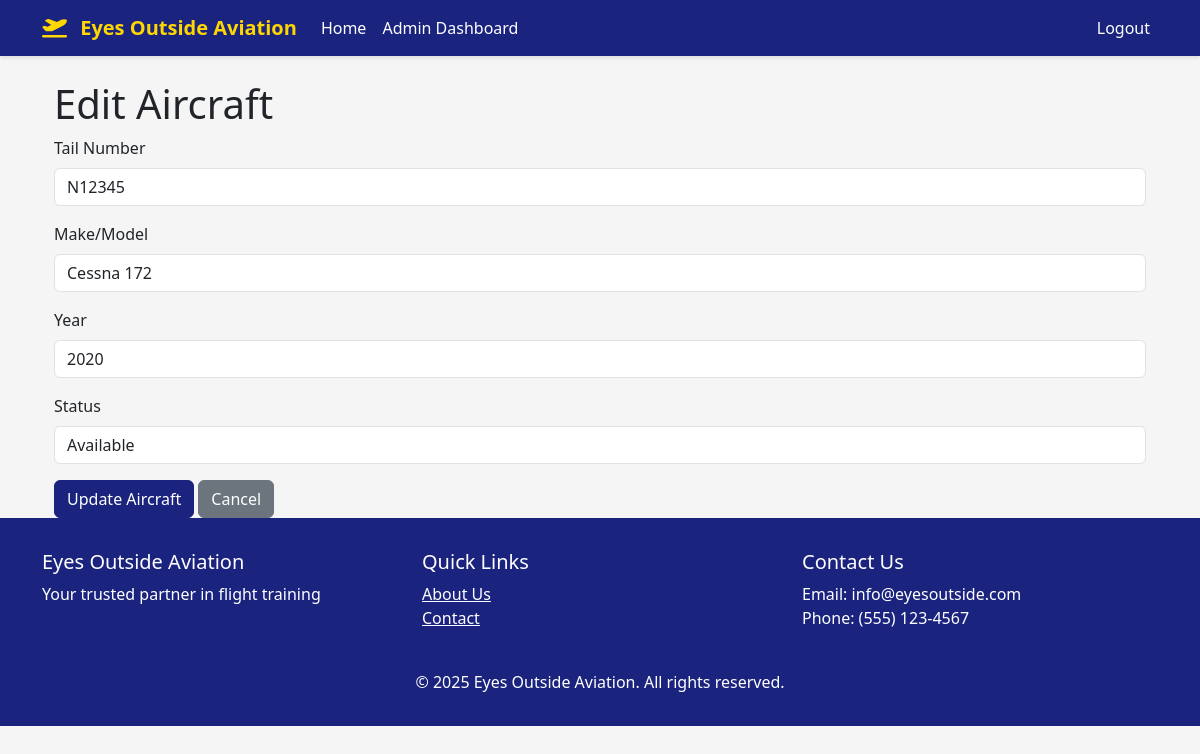
Before: /admin/aircraft/1/edit (signed in) with the older database file.
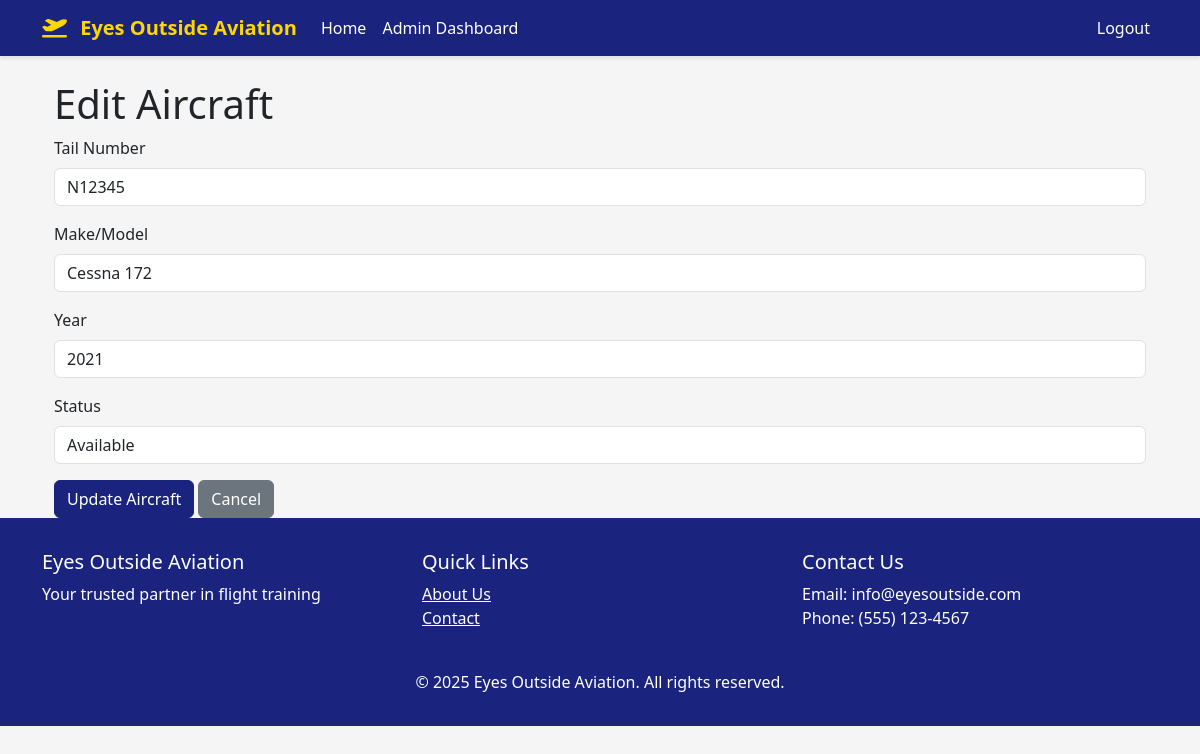
After: the same page with the newer database file.
### app/models.py (models this page shows, shortened)
class Aircraft(db.Model):
    id = db.Column(db.Integer, primary_key=True)
    tail_number = db.Column(db.String(10), unique=True, nullable=False)
    make_model = db.Column(db.String(100), nullable=False)
    year = db.Column(db.Integer)
    status = db.Column(db.String(20), default='available')  # available, maintenance, retired
    created_at = db.Column(db.DateTime, default=datetime.utcnow)
    bookings = db.relationship('Booking', backref='aircraft', lazy='dynamic')

### app/routes/admin.py (the view, shortened to what this page needs)
@bp.route('/aircraft/<int:aircraft_id>/edit', methods=['GET', 'POST'])
@login_required
@admin_required
def edit_aircraft(aircraft_id):
    aircraft = Aircraft.query.get_or_404(aircraft_id)
    return render_template('admin/edit_aircraft.html', aircraft=aircraft)

### app/__init__.py (called while the page is built)
def create_app(config_class=Config):
    app = Flask(__name__)
    app.config.from_object(config_class)
    db.init_app(app)
    login_manager.init_app(app)
    mail.init_app(app)
    migrate.init_app(app, db)
    login_manager.login_view = 'auth.login'
    login_manager.login_message = 'Please log in to access this page.'
    from app.routes import auth, admin, booking, main
    app.register_blueprint(auth.bp, url_prefix='/auth')
    app.register_blueprint(admin.bp, url_prefix='/admin')
    app.register_blueprint(booking.bp, url_prefix='/booking')
    app.register_blueprint(main.bp)
    @app.context_processor
    def utility_processor():
        return {'now': datetime.now()}
    with app.app_context():
        db.create_all()
        db.session.commit()
    return app

@login_manager.user_loader
def load_user(id):
    return User.query.get(int(id))

### app/templates/admin/edit_aircraft.html (shortened to what this page needs)
{% extends "base.html" %}
{% block content %}
<div class="container mt-4">
    <h1>Edit Aircraft</h1>
    <form method="POST">
        <div class="mb-3">
            <label for="tail_number" class="form-label">Tail Number</label>
            <input type="text" class="form-control" id="tail_number" name="tail_number" value="{{ aircraft.tail_number }}" required>
        </div>
        <div class="mb-3">
            <label for="make_model" class="form-label">Make/Model</label>
            <input type="text" class="form-control" id="make_model" name="make_model" value="{{ aircraft.make_model }}" required>
        </div>
        <div class="mb-3">
            <label for="year" class="form-label">Year</label>
            <input type="number" class="form-control" id="year" name="year" value="{{ aircraft.year }}" required>
        </div>
        <div class="mb-3">
            <label for="status" class="form-label">Status</label>
            <select class="form-control" id="status" name="status">
                <option value="available" {% if aircraft.status == 'available' %}selected{% endif %}>Available</option>
            </select>
        </div>
        <button type="submit" class="btn btn-primary">Update Aircraft</button>
        <a href="{{ url_for('admin.manage_aircraft') }}" class="btn btn-secondary">Cancel</a>
    </form>
</div>
{% endblock %}

Changed rows visible on the page:
changed Aircraft "Cessna 172": year "2020" → "2021"
